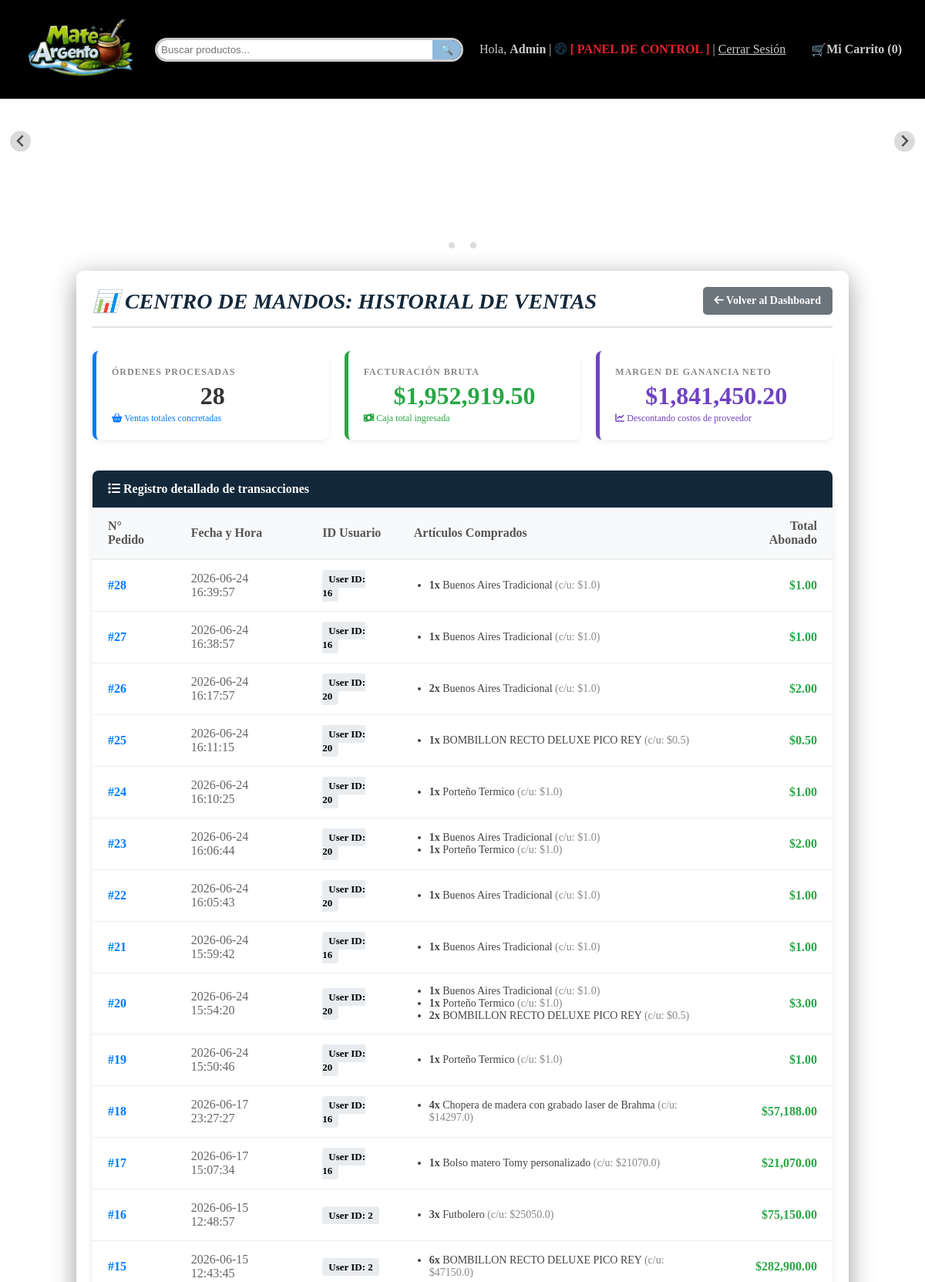
The page /admin/ventas (signed in, upper part) on the database its author committed.
### app.py (models this page shows, shortened)
class Venta(db.Model):
    __tablename__ = 'ventas'
    id = db.Column(db.Integer, primary_key=True)
    usuario_id = db.Column(db.Integer, db.ForeignKey('usuario.id'), nullable=False) # Relación con tu usuario
    fecha = db.Column(db.String(20), nullable=False, default=lambda: datetime.now().strftime('%Y-%m-%d %H:%M:%S'))
    total = db.Column(db.Float, nullable=False)
    estado = db.Column(db.String(20), default='Completado')
    detalles = db.relationship('DetalleVenta', backref='venta', lazy=True)

class DetalleVenta(db.Model):
    __tablename__ = 'detalles_ventas'
    id = db.Column(db.Integer, primary_key=True)
    venta_id = db.Column(db.Integer, db.ForeignKey('ventas.id'), nullable=False)
    producto_id = db.Column(db.Integer, db.ForeignKey('producto.id'), nullable=False)
    cantidad = db.Column(db.Integer, nullable=False)
    precio_unitario = db.Column(db.Float, nullable=False)
    producto = db.relationship('Producto')

class Producto(db.Model):
    id = db.Column(db.Integer, primary_key=True)
    nombre = db.Column(db.String(100), nullable=False)
    categoria = db.Column(db.String(50))
    precio = db.Column(db.Float, nullable=False)
    precio_costo = db.Column(db.Float, nullable=False, default=0.0)
    descripcion = db.Column(db.Text)
    imagen = db.Column(db.String(100))
    stock = db.Column(db.Integer, default=0)

### app.py (the view)
@app.route('/admin/ventas')
@requiere_nivel(10) # Al igual que el dashboard, solo entra el Admin absoluto
def lista_ventas():
    ventas_totales = Venta.query.order_by(Venta.id.desc()).all()
    ingresos_brutos = 0.0
    costos_totales = 0.0
    ganancia_neta = 0.0
    for v in ventas_totales:
        ingresos_brutos += v.total
        for detalle in v.detalles:
            costo_unitario = detalle.producto.precio_costo if detalle.producto.precio_costo else 0.0
            costos_totales += (costo_unitario * detalle.cantidad)
    ganancia_neta = ingresos_brutos - costos_totales
    return render_template(
        'admin_ventas.html',
        ventas=ventas_totales,
        ingresos=ingresos_brutos,
        ganancia=ganancia_neta,
        cantidad_pedidos=len(ventas_totales)
    )

### app.py (called while the page is built, shortened)
@app.context_processor
def inject_categorias():
    return dict(todas_las_categorias=CATEGORIAS_DATA)

def requiere_nivel(nivel_minimo):
    def decorator(f):
        @wraps(f)
        def decorated_function(*args, **kwargs):
            rol_usuario = session.get('usuario_rol', 'cliente')
            nivel_usuario = NIVELES_ACCESO.get(rol_usuario, 1)
            if nivel_usuario < nivel_minimo:
                flash("No tenés permisos suficientes para realizar esta acción.", "danger")
                return redirect(url_for('inicio'))
            return f(*args, **kwargs)
        return decorated_function
    return decorator

@app.context_processor
def procesar_carrito():
    mi_carrito = Carrito(session)
    items, total, unidades = mi_carrito.obtener_datos(Producto)
    return dict(carrito_html=items, total_carrito=total, total_unidades=unidades)

    def obtener_datos(self, modelo_producto):
        carrito_dict = self.session.get('carrito', {})
        productos_reales = []
        total_general = 0
        total_unidades = 0  # <--- Nueva variable
        return productos_reales, total_general, total_unidades

### templates/admin_ventas.html (shortened to what this page needs)
<!DOCTYPE html>
<html>
<head>
</head>
{% extends 'base.html' %}
{% block content %}
<br>
<div class="contenedor-padre4">
    <div style="display: flex; justify-content: space-between; align-items: center; margin-bottom: 30px; border-bottom: 2px solid #e1e1e1; padding-bottom: 15px;">
        <h2 style="color: #13283A; margin: 0; font-size: 28px;">📊 Centro de Mandos: Historial de Ventas</h2>
        <a href="{{ url_for('dashboard') }}" style="background-color: #6c757d; color: white; padding: 10px 15px; text-decoration: none; border-radius: 5px; font-weight: bold; font-size: 14px;">
            <i class="fas fa-arrow-left"></i> Volver al Dashboard
        </a>
    </div>
    <div style="display: grid; grid-template-columns: repeat(auto-fit, minmax(280px, 1fr)); gap: 20px; margin-bottom: 40px;">
        <div style="background: white; border-left: 5px solid #007bff; padding: 20px; border-radius: 8px; box-shadow: 0 4px 6px rgba(0,0,0,0.05);">
            <p style="margin: 0; color: #888; text-transform: uppercase; font-size: 12px; font-weight: bold; letter-spacing: 1px;">Órdenes Procesadas</p>
            <h3 style="margin: 5px 0 0 0; color: #333; font-size: 32px;">{{ cantidad_pedidos }}</h3>
            <span style="font-size: 12px; color: #007bff;"><i class="fas fa-shopping-basket"></i> Ventas totales concretadas</span>
        </div>
        <div style="background: white; border-left: 5px solid #28a745; padding: 20px; border-radius: 8px; box-shadow: 0 4px 6px rgba(0,0,0,0.05);">
            <p style="margin: 0; color: #888; text-transform: uppercase; font-size: 12px; font-weight: bold; letter-spacing: 1px;">Facturación Bruta</p>
            <h3 style="margin: 5px 0 0 0; color: #28a745; font-size: 32px;">${{ "{:,.2f}".format(ingresos) }}</h3>
            <span style="font-size: 12px; color: #28a745;"><i class="fas fa-money-bill-wave"></i> Caja total ingresada</span>
        </div>
        <div style="background: white; border-left: 5px solid #6f42c1; padding: 20px; border-radius: 8px; box-shadow: 0 4px 6px rgba(0,0,0,0.05);">
            <p style="margin: 0; color: #888; text-transform: uppercase; font-size: 12px; font-weight: bold; letter-spacing: 1px;">Margen de Ganancia Neto</p>
            <h3 style="margin: 5px 0 0 0; color: #6f42c1; font-size: 32px;">${{ "{:,.2f}".format(ganancia) }}</h3>
            <span style="font-size: 12px; color: #6f42c1;"><i class="fas fa-chart-line"></i> Descontando costos de proveedor</span>
        </div>
    </div>
    <div style="background: white; border-radius: 8px; box-shadow: 0 4px 12px rgba(0,0,0,0.08); overflow: hidden;">
        <div style="background-color: #13283A; color: white; padding: 15px 20px; font-weight: bold; font-size: 16px;">
            <i class="fas fa-list"></i> Registro detallado de transacciones
        </div>
        <table style="width: 100%; border-collapse: collapse; text-align: left;">
            <thead>
                <tr style="background-color: #f8f9fa; border-bottom: 2px solid #eee;">
                    <th style="padding: 15px 20px; color: #555;">N° Pedido</th>
                    <th style="padding: 15px 20px; color: #555;">Fecha y Hora</th>
                    <th style="padding: 15px 20px; color: #555;">ID Usuario</th>
                    <th style="padding: 15px 20px; color: #555;">Artículos Comprados</th>
                    <th style="padding: 15px 20px; color: #555; text-align: right;">Total Abonado</th>
                </tr>
            </thead>
            <tbody>
                {% if ventas %}
                    {% for v in ventas %}
                    <tr style="border-bottom: 1px solid #eee; transition: background 0.2s;" onmouseover="this.style.backgroundColor='#fdfdfd'" onmouseout="this.style.backgroundColor='transparent'">
                        <td style="padding: 15px 20px; font-weight: bold; color: #007bff;">#{{ v.id }}</td>
                        <td style="padding: 15px 20px; color: #666;">{{ v.fecha }}</td>
                        <td style="padding: 15px 20px;"><span style="background: #e9ecef; padding: 4px 8px; border-radius: 4px; font-size: 13px; font-weight: bold;">User ID: {{ v.usuario_id }}</span></td>
                        <td style="padding: 15px 20px;">
                            <ul style="margin: 0; padding-left: 20px; font-size: 14px; color: #444;">
                                {% for d in v.detalles %}
                                <li><strong>{{ d.cantidad }}x</strong> {{ d.producto.nombre }} <span style="color: #888;">(c/u: ${{ d.precio_unitario }})</span></li>
                                {% endfor %}
                            </ul>
                        </td>
                        <td style="padding: 15px 20px; text-align: right; font-weight: bold; color: #28a745; font-size: 16px;">
                            ${{ "{:,.2f}".format(v.total) }}
                        </td>
                    </tr>
                    {% endfor %}
                {% else %}
                    <tr>
                        <td colspan="5" style="padding: 40px; text-align: center; color: #999; font-style: italic;">
                            <i class="fas fa-info-circle" style="font-size: 24px; margin-bottom: 10px; display: block;"></i> No se registran ventas realizadas todavía en la plataforma.
                        </td>
                    </tr>
                {% endif %}
            </tbody>
        </table>
    </div>
    {% endblock %}

### static/estilos.css (style rules this page uses)
body { margin: 0; background-size: cover; background-repeat: no-repeat; background-position: center; }
.fondo-inicio { background-image: url('img/fondo_azul16.jpg'); }
.contenedor-padre4 { width: 80%; margin: auto; background-size: cover; background-repeat: no-repeat; background-position: center; padding: 20px; border-radius: 10px; min-height: 500px; background-color: rgba(255, 255, 255, 0.4); border: 1px solid rgba(255, 255, 255, 0.4); box-shadow: 0 8px 32px 0 rgba(0, 0, 0, 0.4); }
h2 { font-family: 'Georgia', serif; font-size: 25px; font-style: italic; text-transform: uppercase; color: #ccc; }
h3 { font-size: clamp(18px, 1,8vw, 30px); width: 100%; margin-left: 0; margin-right: 0; padding: 0; display: block; text-align: center; margin: 0; word-wrap: break-word; }

### rows shown on the page
Venta: id "28", fecha "2026-06-24 16:39:57", usuario_id "16", total "1.00"
DetalleVenta: cantidad "1", producto.nombre "Buenos Aires Tradicional", precio_unitario "1.0"
Venta: id "27", fecha "2026-06-24 16:38:57", usuario_id "16", total "1.00"
DetalleVenta: cantidad "1", producto.nombre "Buenos Aires Tradicional", precio_unitario "1.0"
Venta: id "26", fecha "2026-06-24 16:17:57", usuario_id "20", total "2.00"
DetalleVenta: cantidad "2", producto.nombre "Buenos Aires Tradicional", precio_unitario "1.0"
Venta: id "25", fecha "2026-06-24 16:11:15", usuario_id "20", total "0.50"
DetalleVenta: cantidad "1", producto.nombre "BOMBILLON RECTO DELUXE PICO REY", precio_unitario "0.5"
Venta: id "24", fecha "2026-06-24 16:10:25", usuario_id "20", total "1.00"
DetalleVenta: cantidad "1", producto.nombre "Porteño Termico", precio_unitario "1.0"
Venta: id "23", fecha "2026-06-24 16:06:44", usuario_id "20", total "2.00"
DetalleVenta: cantidad "1", producto.nombre "Buenos Aires Tradicional", precio_unitario "1.0"
DetalleVenta: cantidad "1", producto.nombre "Porteño Termico", precio_unitario "1.0"
Venta: id "22", fecha "2026-06-24 16:05:43", usuario_id "20", total "1.00"
DetalleVenta: cantidad "1", producto.nombre "Buenos Aires Tradicional", precio_unitario "1.0"
Venta: id "21", fecha "2026-06-24 15:59:42", usuario_id "16", total "1.00"
DetalleVenta: cantidad "1", producto.nombre "Buenos Aires Tradicional", precio_unitario "1.0"
Venta: id "20", fecha "2026-06-24 15:54:20", usuario_id "20", total "3.00"
DetalleVenta: cantidad "1", producto.nombre "Buenos Aires Tradicional", precio_unitario "1.0"
DetalleVenta: cantidad "1", producto.nombre "Porteño Termico", precio_unitario "1.0"
DetalleVenta: cantidad "2", producto.nombre "BOMBILLON RECTO DELUXE PICO REY", precio_unitario "0.5"
Venta: id "19", fecha "2026-06-24 15:50:46", usuario_id "20", total "1.00"
DetalleVenta: cantidad "1", producto.nombre "Porteño Termico", precio_unitario "1.0"
Venta: id "18", fecha "2026-06-17 23:27:27", usuario_id "16", total "57,188.00"
DetalleVenta: cantidad "4", producto.nombre "Chopera de madera con grabado laser de Brahma", precio_unitario "14297.0"
Venta: id "17", fecha "2026-06-17 15:07:34", usuario_id "16", total "21,070.00"
DetalleVenta: cantidad "1", producto.nombre "Bolso matero Tomy personalizado", precio_unitario "21070.0"
Venta: id "16", fecha "2026-06-15 12:48:57", usuario_id "2", total "75,150.00"
DetalleVenta: cantidad "3", producto.nombre "Futbolero", precio_unitario "25050.0"
Venta: id "15", fecha "2026-06-15 12:43:45", usuario_id "2", total "282,900.00"
DetalleVenta: cantidad "6", producto.nombre "BOMBILLON RECTO DELUXE PICO REY", precio_unitario "47150.0"

### other values the page prints
{{ session['usuario_nombre'] }} "Admin"
{{ total_unidades }} "0"
{{ cantidad_pedidos }} "28"
{{ "{:,.2f}".format(ingresos) }} "1,952,919.50"
{{ "{:,.2f}".format(ganancia) }} "1,841,450.20"
